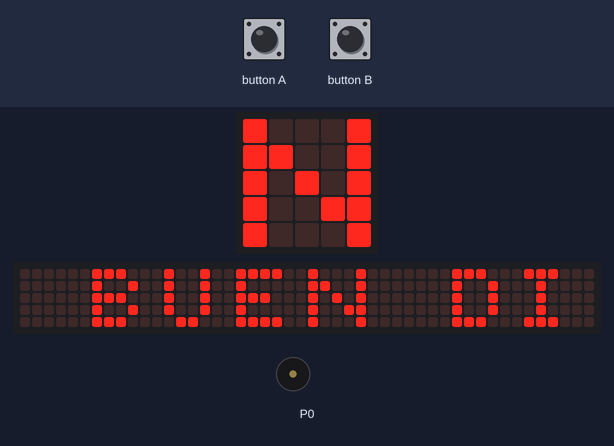
Bench run of a program on a simulated BBC micro:bit (MakeCode). On the bench: the board's 5×5 LED display, a strip that is not on the board, showing the scrolling text unrolled, buzzer (waves = sounding). Inputs (shaded band) come from the test bench. The 48×5 strip is a reading aid, not a part: it shows the text the display is scrolling, unrolled, one strip-width of it at a time.

Above: at 5.0 s.
5.1 s: button A pressed for 0.15 s
5.8 s: button B pressed for 0.15 s
At 22.28 s:
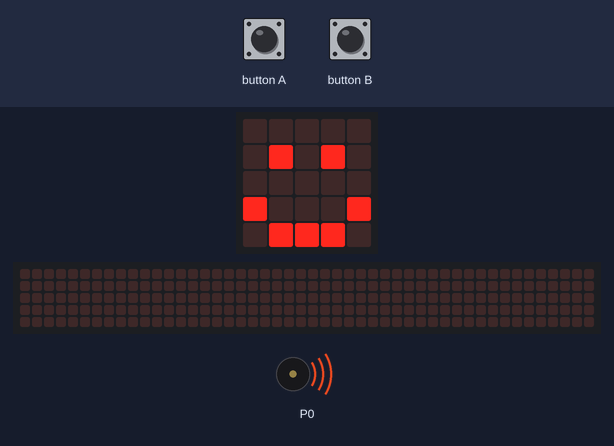
At 23.13 s:
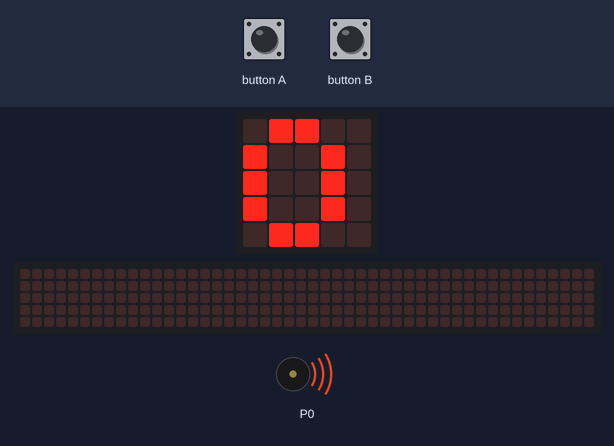
23.5 s: button A pressed for 0.15 s
At 38.1 s:
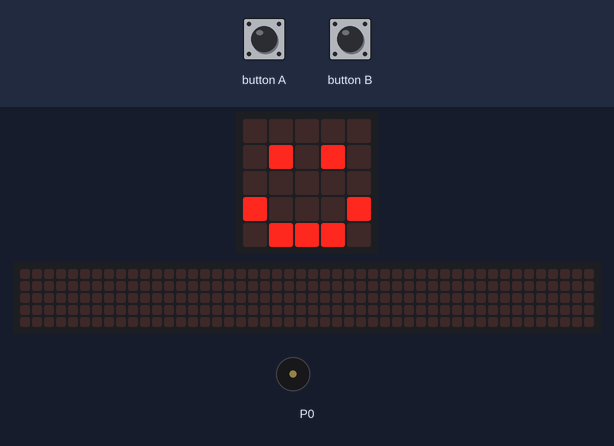
Timing chart, 0 to 41.7 s (numbered marks = the images above; inputs shaded):
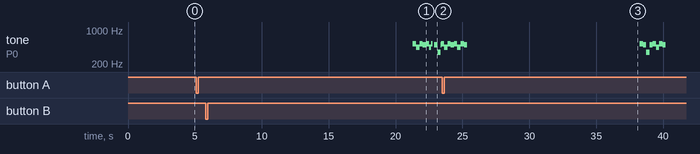

The program:

main.ts
```typescript
input.onButtonPressed(Button.A, function () {
    cont += 1
    basic.showNumber(cont)
    basic.showIcon(IconNames.Happy)
    music.playMelody("C5 B F B C5 A C5 B ", 250)
})
input.onButtonPressed(Button.B, function () {
    cont += -1
    basic.showNumber(cont)
    music.playMelody("C5 A C5 B C5 A C5 B ", 250)
    basic.showIcon(IconNames.Asleep)
})
let cont = 0
basic.showIcon(IconNames.Happy)
basic.showString(" BUEN DIA CAMACHISTAS ")
music.playMelody("C5 A C5 B C5 A C5 B ", 250)
basic.showString(" JUGEMOS ALGO ")
basic.showLeds(`
    # # # # #
    # # . # #
    . . # . .
    . . . . .
    . # # # .
    `)
basic.showString(" UN JUEGO DE PUNTERIA")
basic.showLeds(`
    . . # . .
    . # # # .
    . # # # .
    . # # # .
    . # # # .
    `)
basic.showString(" TENDREMOS UN CONTADOR QUE RECTIFIQUE TUS ASIERTOS")
basic.showString(" EMPESEMOS")
basic.showString(" A Y RECUERDA VOLVER A TIRAR CUANDO TERMINE LA COANCION")
basic.showIcon(IconNames.Happy)
basic.showString(" A Y RECUERDA VOLVER A TIRAR CUANDO TERMINE LA CANCION")
basic.showString(" SIN TRAMPAS, NO SE PERMITE RETIRAR LA BOTELLAS")
basic.showIcon(IconNames.Asleep)
basic.showNumber(cont)
cont = 0
basic.forever(function () {

})
```

test.ts
```typescript
// aquí va el archivo "tests"; esto no se compilará cuando este paquete se utilice como una extensión.
```

Measured:
- after the input at 23.5 s, the display: first differs from a run without the input after 13.4 s (image 3 shows a later state)
- by itself, tone on P0: plays 440 Hz for 0.25 s, 523 Hz for 0.25 s, 494 Hz for 0.25 s, 523 Hz for 0.25 s, 440 Hz for 0.25 s, 523 Hz for 0.25 s … (15 notes in this stretch)
- what the display in image 1 shows lasts 0.6 s, from 22.1 s to 22.7 s
- what the display in image 2 shows lasts 0.7 s, from 22.7 s to 23.4 s
